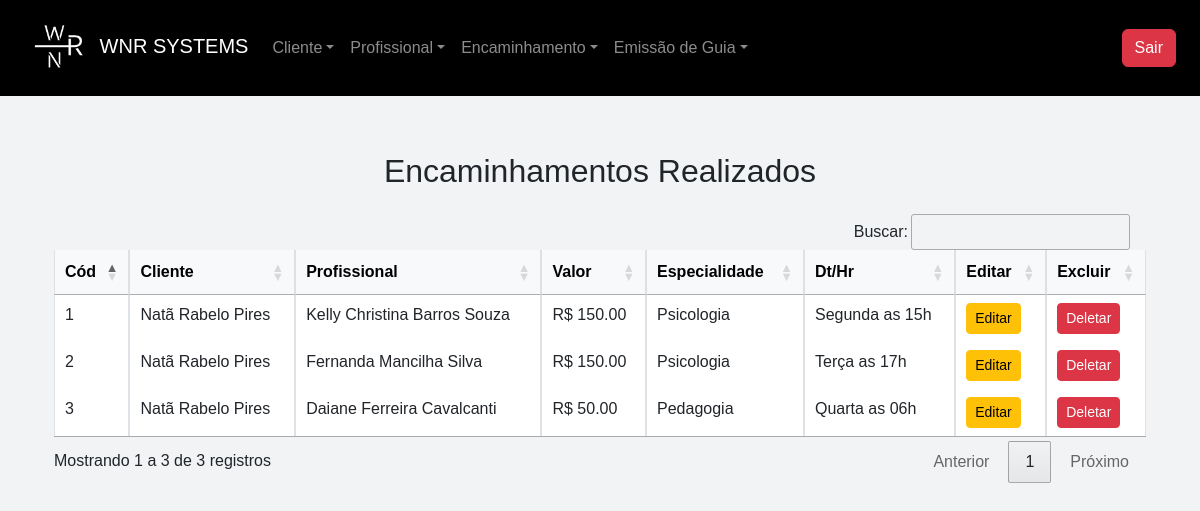
/listar_encaminhamento (signed in), run on the app's committed database.
### app/models.py (models this page shows)
class Encaminhamento(db.Model):
    __tablename__ = "encaminhamentos"
    id                      = Column(Integer, primary_key=True, index=True)
    cliente_id              = Column(Integer, ForeignKey("clientes.id", ondelete="CASCADE"))
    profissional_id         = Column(Integer, ForeignKey("profissionais.id", ondelete="CASCADE"))
    convenio                = Column(String)
    dias_horas_atendimento  = Column(String)
    data_encaminhamento     = Column(Date)
    observacoes_gerais      = Column(String)
    queixa                  = Column(String)
    situacao                = Column(String)
    tipo_encaminhamento     = Column(String)
    valor                   = Column(Float)
    cliente = relationship("Cliente", back_populates="encaminhamentos")
    profissional = relationship("Profissional", back_populates="encaminhamentos")

class Cliente(db.Model):
    __tablename__ = "clientes"
    id                      = Column(Integer, primary_key=True, index=True)
    nome                    = Column(String, index=True)
    cpf                     = Column(String(11), unique=True, index=True)
    email                   = Column(String, index=True)
    data_nascimento         = Column(Date)
    renda_familiar          = Column(Float)
    bairro                  = Column(String)
    canal_divulgacao        = Column(String)
    cep                     = Column(String(8))
    cidade                  = Column(String)
    condicao_habitacao      = Column(String)
    cpf_responsavel         = Column(String(11), nullable=True, default="")
    complemento             = Column(String)
    numero_cs               = Column(String)
    despesa_mensal          = Column(Float)
    escolaridade            = Column(String)
    estado                  = Column(String)
    endereco                = Column(String)
    fone_contato            = Column(String)
    fone_pessoal            = Column(String)
    foto                    = Column(String)
    grau_parentesco         = Column(String)
    nome_plano_saude        = Column(String, default="Sem plano de Saúde")
    nome_responsavel        = Column(String, default="")
    numero_filhos           = Column(Integer, default=0)
    possui_filhos           = Column(String)
    plano_saude             = Column(String)
    previdenciario          = Column(String)
    profissao               = Column(String)
    remuneracao             = Column(Float)
    rg                      = Column(String)
    saldo                   = Column(Float)
    sexo                    = Column(String)
    tipo_moradia            = Column(String)
    transporte              = Column(String)
    idade                   = Column(String)
    encaminhamentos = relationship("Encaminhamento", back_populates="cliente", cascade="all, delete-orphan")
    guias = relationship("Guia", back_populates="cliente")

class Profissional(db.Model):
    __tablename__ = "profissionais"
    id                      = Column(Integer, primary_key=True, index=True)
    nome                    = Column(String, index=True)
    cpf                     = Column(String(11), unique=True, index=True)
    email                   = Column(String, unique=True, index=True)
    data_nascimento         = Column(Date)
    bairro                  = Column(String)
    banco                   = Column(String)
    cep                     = Column(String(8))
    cidade                  = Column(String)
    complemento             = Column(String)
    graduacao               = Column(String)
    issqn                   = Column(String)
    fone_pessoal            = Column(String)
    fone_profissional       = Column(String)
    foto                    = Column(String)
    curriculum_lattes       = Column(String)
    dias_horas_disponiveis  = Column(String)
    endereco_profissional   = Column(String)
    estado                  = Column(String)
    observacoes             = Column(String)
    pix                     = Column(String)
    registro_profissional   = Column(String)
    rg                      = Column(String)
    valor_minimo            = Column(Float)
    encaminhamentos = relationship("Encaminhamento", back_populates="profissional", cascade="all, delete-orphan")
    guias = relationship("Guia", back_populates="profissional")

### app/routes/referral_routes.py (the view)
@encaminhamento_bp.route('/listar_encaminhamento', methods=['GET', 'POST'])
@login_required
@role_required('atendimento', 'financeiro', 'admin')
def listar_encaminhamento():
    encaminhamentos = Encaminhamento.query.all()
    usuario = current_user
    return render_template('encaminhamento/list.html', encaminhamentos=encaminhamentos, usuario=usuario)

### app/__init__.py (called while the page is built)
@login_manager.user_loader
def load_user(id):
    return Usuario.query.get(int(id))  # Converte para inteiro e busca no banco

### app/templates/encaminhamento/list.html (shortened to what this page needs)
{% extends 'base.html' %}
{% block content %}
<div class="container mt-5">
    <h2 class="text-center mb-4 mt-5">Encaminhamentos Realizados</h2>
    <div class="card-body">
        <table id="table" class="table table-bordered table-hover">
            <thead class="table-light">
                <tr>
                    <th>Cód</th>
                    <th>Cliente</th>
                    <th>Profissional</th>
                    <th>Valor</th>
                    <th>Especialidade</th>
                    <th>Dt/Hr</th>
                    <th>Editar</th>
                    {% if usuario.role == "admin" %}
                    <th>Excluir</th>
                    {% endif %}
                </tr>
            </thead>
            <tbody>
                {% for encaminhamento in encaminhamentos %}
                    <tr>
                        <td>{{ encaminhamento.id }}</td>
                        <td>{{ encaminhamento.cliente.nome }}</td>
                        <td>{{ encaminhamento.profissional.nome }}</td>
                        <td>R$ {{ "%0.2f"|format(encaminhamento.valor) }}</td>
                        <td>{{ encaminhamento.profissional.graduacao }}</td>
                        <td>{{ encaminhamento.dias_horas_atendimento }}</td>
                        <td><a href="{{ url_for('encaminhamento_bp.editar_encaminhamento', id=encaminhamento.id) }}" class="btn btn-sm btn-warning">Editar</a></td>
                        {% if usuario.role == "admin" %}
                        <td><a href="{{ url_for('encaminhamento_bp.deletar_encaminhamento', id=encaminhamento.id) }}" class="btn btn-sm btn-danger" data-bs-toggle="modal" data-bs-target="#confirmarExclusao" data-id="{{ encaminhamento.id }}">Deletar</a></td>
                        {% endif %}
                    </tr>
                  {% endfor %}
            </tbody>
        </table>
    </div>
</div>
{% endblock %}

### app/static/css/base.css (style rules this page uses)
body { display: flex; flex-direction: column; margin: 0; padding-top: 56px; font-family: Arial, sans-serif; background-color: #f1f3f5; }

### data on the page
Encaminhamento: id "1", cliente.nome "Natã Rabelo Pires", profissional.nome "Kelly Christina Barros Souza", valor "150.00", profissional.graduacao "Psicologia", dias_horas_atendimento "Segunda as 15h"
Encaminhamento: id "2", cliente.nome "Natã Rabelo Pires", profissional.nome "Fernanda Mancilha Silva", valor "150.00", profissional.graduacao "Psicologia", dias_horas_atendimento "Terça as 17h"
Encaminhamento: id "3", cliente.nome "Natã Rabelo Pires", profissional.nome "Daiane Ferreira Cavalcanti", valor "50.00", profissional.graduacao "Pedagogia", dias_horas_atendimento "Quarta as 06h"
